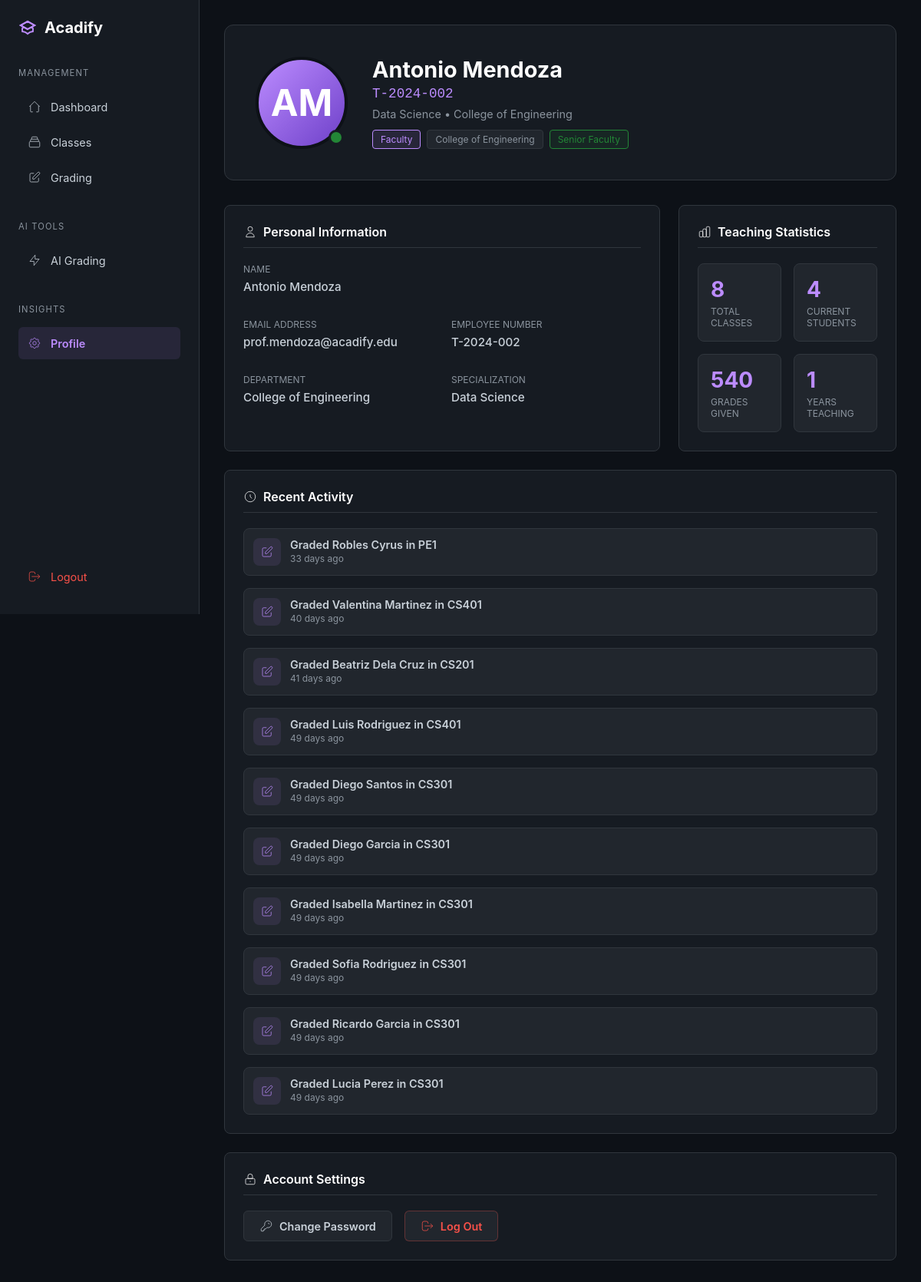
/teacher/profile (signed in), run on the app's committed database.
### models.py (models this page shows, shortened)
class Teacher(db.Model):
    __tablename__ = 'teacher'
    id = db.Column(db.Integer, primary_key=True)
    user_id = db.Column(db.Integer, db.ForeignKey('user.id'), nullable=False, unique=True)
    employee_number = db.Column(db.String(50), unique=True, nullable=False, index=True)
    first_name = db.Column(db.String(100), nullable=False)
    last_name = db.Column(db.String(100), nullable=False)
    department = db.Column(db.String(100), nullable=False)
    specialization = db.Column(db.String(200), nullable=True)
    created_at = db.Column(db.DateTime, default=datetime.utcnow)
    classes = db.relationship('Class', backref='teacher', lazy='dynamic')
    def get_full_name(self):
        return f"{self.first_name} {self.last_name}"

class User(UserMixin, db.Model):
    __tablename__ = 'user'
    id = db.Column(db.Integer, primary_key=True)
    email = db.Column(db.String(120), unique=True, nullable=False, index=True)
    password = db.Column(db.String(255), nullable=False)
    role = db.Column(db.String(20), nullable=False)  # 'admin', 'teacher', 'student'
    created_at = db.Column(db.DateTime, default=datetime.utcnow)
    student_profile = db.relationship('Student', backref='user', uselist=False, cascade='all, delete-orphan')
    teacher_profile = db.relationship('Teacher', backref='user', uselist=False, cascade='all, delete-orphan')

### blueprints/teacher/routes.py (the view)
@teacher_bp.route('/profile')
@teacher_required
def profile():
    teacher = current_user.teacher_profile
    total_classes = Class.query.filter_by(teacher_id=teacher.id).count()
    current_students = db.session.query(func.count(func.distinct(Enrollment.student_id)))\
        .join(Class).filter(
            Class.teacher_id == teacher.id,
            Class.school_year == Config.get_current_school_year(),
            Class.semester == Config.get_current_semester(),
            Enrollment.status == 'enrolled'
        ).scalar() or 0
    total_grades_given = Grade.query.join(Test).join(Class).filter(
        Class.teacher_id == teacher.id,
        Grade.final_grade.isnot(None)
    ).count()
    years_teaching = max(1, (datetime.utcnow() - teacher.created_at).days // 365) if teacher.created_at else 1
    recent_grades = Grade.query.join(Test).join(Class).filter(
        Class.teacher_id == teacher.id,
        Grade.graded_at.isnot(None)
    ).order_by(Grade.graded_at.desc()).limit(10).all()
    recent_activities = []
    for grade in recent_grades:
        time_diff = datetime.utcnow() - grade.graded_at
        if time_diff < timedelta(minutes=60):
            time_ago = f"{time_diff.seconds // 60} minutes ago"
        elif time_diff < timedelta(hours=24):
            time_ago = f"{time_diff.seconds // 3600} hours ago"
        else:
            time_ago = f"{time_diff.days} days ago"
        recent_activities.append({
            'description': f"Graded {grade.student.get_full_name()} in {grade.test.class_.effective_subject_code}",
            'time_ago': time_ago
        })
    if not recent_activities:
        recent_activities = [
            {'description': 'No recent grading activity', 'time_ago': 'Start grading to see activity here'}
        ]
    stats = {
        'total_classes': total_classes,
        'current_students': current_students,
        'total_grades_given': total_grades_given,
        'years_teaching': years_teaching
    }
    return render_template(
        'teacher/profile.html',
        teacher=teacher,
        stats=stats,
        recent_activities=recent_activities
    )

### app.py (called while the page is built)
def create_app(config_name='development'):
    app = Flask(__name__)
    app.config.from_object(config[config_name])
    db.init_app(app)
    migrate.init_app(app, db)
    login_manager.init_app(app)
    bcrypt.init_app(app)
    login_manager.login_view = 'auth.login'  # Redirect to login page if not authenticated
    login_manager.login_message = 'Please log in to access this page.'
    login_manager.login_message_category = 'info'
    @login_manager.user_loader
    def load_user(user_id):
        from models import User
        return User.query.get(int(user_id))
    register_blueprints(app)
    register_error_handlers(app)
    with app.app_context():
        import models
    return app

### blueprints/teacher/routes.py (called while the page is built)
def teacher_required(f):
    from functools import wraps
    @wraps(f)
    @login_required
    def decorated_function(*args, **kwargs):
        if current_user.role != 'teacher':
            flash('Access denied. Teachers only.', 'danger')
            return redirect(url_for('index'))
        return f(*args, **kwargs)
    return decorated_function

### config.py (called while the page is built)
    @staticmethod
    def _auto_calculate_school_year():
        from datetime import datetime
        now = datetime.now()
        year = now.year
        month = now.month
        if month >= 8:  # August onwards = new school year
            return f"{year}-{year + 1}"
        else:  # January to July = previous school year
            return f"{year - 1}-{year}"

    @staticmethod
    def _auto_calculate_semester():
        from datetime import datetime
        month = datetime.now().month
        if 8 <= month <= 12:
            return "1st Semester"
        elif 1 <= month <= 5:
            return "2nd Semester"
        else:  # June-July
            return "Summer"

    @staticmethod
    def get_current_school_year():
        try:
            from models import SystemSettings
            db_value = SystemSettings.get_setting('current_school_year')
            if db_value:
                return db_value
        except:
            pass
        return Config._auto_calculate_school_year()

    @staticmethod
    def get_current_semester():
        try:
            from models import SystemSettings
            db_value = SystemSettings.get_setting('current_semester')
            if db_value:
                return db_value
        except:
            pass
        return Config._auto_calculate_semester()

### models.py (called while the page is built)
    def get_full_name(self):
        return f"{self.first_name} {self.last_name}"

### templates/teacher/profile.html (shortened to what this page needs)
<!DOCTYPE html>
<html lang="en">
<head>
    <link rel="stylesheet" href="{{ url_for('static', filename='responsive.css') }}">
</head>
<body>
    <nav class="sidebar">
        <div class="logo">
            <svg viewBox="0 0 24 24"><path stroke-width="2" d="M12 14l9-5-9-5-9 5 9 5z"/><path stroke-width="2" d="M12 14l9-5-9-5-9 5 9 5zm0 0l6.16-3.422a12.083 12.083 0 01.665 6.479A11.952 11.952 0 0012 20.055a11.952 11.952 0 00-6.824-2.998 12.078 12.078 0 01.665-6.479L12 14z"/></svg>
            <span>Acadify</span>
        </div>
        <div class="nav-group">
            <span class="nav-label">Management</span>
            <a href="{{ url_for('teacher.dashboard') }}" class="nav-item">
                <svg class="icon" viewBox="0 0 24 24"><path d="M3 12l2-2m0 0l7-7 7 7M5 10v10a1 1 0 001 1h3m10-11l2 2m-2-2v10a1 1 0 01-1 1h-3"/></svg>
                <span>Dashboard</span>
            </a>
            <a href="{{ url_for('teacher.classes') }}" class="nav-item">
                <svg class="icon" viewBox="0 0 24 24"><path d="M19 11H5m14 0a2 2 0 012 2v6a2 2 0 01-2 2H5a2 2 0 01-2-2v-6a2 2 0 012-2m14 0V9a2 2 0 00-2-2M5 11V9a2 2 0 012-2m0 0V5a2 2 0 012-2h6a2 2 0 012 2v2M7 7h10"/></svg>
                <span>Classes</span>
            </a>
            <a href="{{ url_for('teacher.grading') }}" class="nav-item">
                <svg class="icon" viewBox="0 0 24 24"><path d="M11 5H6a2 2 0 00-2 2v11a2 2 0 002 2h11a2 2 0 002-2v-5m-1.414-9.414a2 2 0 112.828 2.828L11.828 15H9v-2.828l8.586-8.586z"/></svg>
                <span>Grading</span>
            </a>
        </div>
        <div class="nav-group">
            <span class="nav-label">AI Tools</span>
            <a href="{{ url_for('ocr.ai_grading') }}" class="nav-item">
                <svg class="icon" viewBox="0 0 24 24"><path d="M13 10V3L4 14h7v7l9-11h-7z"/></svg>
                <span>AI Grading</span>
            </a>
        </div>
        <div class="nav-group">
            <span class="nav-label">Insights</span>
            <a href="{{ url_for('teacher.profile') }}" class="nav-item active">
                <span>Profile</span>
            </a>
        </div>
        <a href="{{ url_for('auth.logout') }}" class="nav-item logout">
            <svg class="icon" viewBox="0 0 24 24"><path d="M17 16l4-4m0 0l-4-4m4 4H7m6 4v1a3 3 0 01-3 3H6a3 3 0 01-3-3V7a3 3 0 013-3h4a3 3 0 013 3v1"/></svg>
            <span>Logout</span>
        </a>
    </nav>
    <main class="main-content">
        <section class="profile-header">
            <div class="avatar-container">
                <div class="avatar">{{ teacher.first_name[0] }}{{ teacher.last_name[0] }}</div>
                <div class="status-dot"></div>
            </div>
            <div class="profile-info">
                <h1>{{ teacher.get_full_name() }}</h1>
                <span class="employee-id">{{ teacher.employee_number }}</span>
                <p style="color: var(--text-dim); font-size: 0.9rem;">
                    {{ teacher.specialization if teacher.specialization else 'Faculty Member' }} • {{ teacher.department }}
                </p>
                <div class="profile-tags">
                    <span class="tag faculty">Faculty</span>
                    <span class="tag">{{ teacher.department }}</span>
                    {% if stats.total_classes >= 5 %}
                    <span class="tag" style="background: rgba(35,134,54,0.1); border-color: var(--success-green); color: var(--success-green);">Senior Faculty</span>
                    {% endif %}
                </div>
            </div>
        </section>
        <div class="profile-grid">
            <div class="card">
                <h2 class="card-title">
                    <svg class="icon" viewBox="0 0 24 24"><path d="M16 7a4 4 0 11-8 0 4 4 0 018 0zM12 14a7 7 0 00-7 7h14a7 7 0 00-7-7z"/></svg>
                    Personal Information
                </h2>
                <div class="info-group">
                    <div class="field" style="grid-column: span 2;">
                        <label>Name</label>
                        <p>{{ teacher.first_name }} {{ teacher.last_name }}</p>
                    </div>
                    <div class="field">
                        <label>Email Address</label>
                        <p>{{ current_user.email }}</p>
                    </div>
                    <div class="field">
                        <label>Employee Number</label>
                        <p>{{ teacher.employee_number }}</p>
                    </div>
                    <div class="field">
                        <label>Department</label>
                        <p>{{ teacher.department }}</p>
                    </div>
                    <div class="field">
                        <label>Specialization</label>
                        <p>{{ teacher.specialization if teacher.specialization else 'Not specified' }}</p>
                    </div>
                </div>
            </div>
            <div class="card">
                <h2 class="card-title">
                    <svg class="icon" viewBox="0 0 24 24"><path d="M9 19v-6a2 2 0 00-2-2H5a2 2 0 00-2 2v6a2 2 0 002 2h2a2 2 0 002-2zm0 0V9a2 2 0 012-2h2a2 2 0 012 2v10m-6 0a2 2 0 002 2h2a2 2 0 002-2m0 0V5a2 2 0 012-2h2a2 2 0 012 2v14a2 2 0 01-2 2h-2a2 2 0 01-2-2z"/></svg>
                    Teaching Statistics
                </h2>
                <div class="stats-mini-grid">
                    <div class="stat-mini">
                        <div class="stat-mini-value">{{ stats.total_classes }}</div>
                        <div class="stat-mini-label">Total Classes</div>
                    </div>
                    <div class="stat-mini">
                        <div class="stat-mini-value">{{ stats.current_students }}</div>
                        <div class="stat-mini-label">Current Students</div>
                    </div>
                    <div class="stat-mini">
                        <div class="stat-mini-value">{{ stats.total_grades_given }}</div>
                        <div class="stat-mini-label">Grades Given</div>
                    </div>
                    <div class="stat-mini">
                        <div class="stat-mini-value">{{ stats.years_teaching }}</div>
                        <div class="stat-mini-label">Years Teaching</div>
                    </div>
                </div>
            </div>
            <div class="card" style="grid-column: span 2;">
                <h2 class="card-title">
                    <svg class="icon" viewBox="0 0 24 24"><path d="M12 8v4l3 3m6-3a9 9 0 11-18 0 9 9 0 0118 0z"/></svg>
                    Recent Activity
                </h2>
                <div class="activity-list">
                    {% for activity in recent_activities %}
                    <div class="activity-item">
                        <div class="activity-icon">
                            <svg class="icon" viewBox="0 0 24 24"><path d="M11 5H6a2 2 0 00-2 2v11a2 2 0 002 2h11a2 2 0 002-2v-5m-1.414-9.414a2 2 0 112.828 2.828L11.828 15H9v-2.828l8.586-8.586z"/></svg>
                        </div>
                        <div class="activity-content">
                            <div class="activity-title">{{ activity.description }}</div>
                            <div class="activity-time">{{ activity.time_ago }}</div>
                        </div>
                    </div>
                    {% endfor %}
                </div>
            </div>
            <div class="card" style="grid-column: span 2;">
                <h2 class="card-title">
                    <svg class="icon" viewBox="0 0 24 24"><path d="M12 15v2m-6 4h12a2 2 0 002-2v-6a2 2 0 00-2-2H6a2 2 0 00-2 2v6a2 2 0 002 2zm10-10V7a4 4 0 00-8 0v4h8z"/></svg>
                    Account Settings
                </h2>
                <div style="display: flex; gap: 1rem; flex-wrap: wrap;">
                    <button class="btn" onclick="openChangePasswordModal()">
                        <svg class="icon" viewBox="0 0 24 24"><path d="M15 7a2 2 0 012 2m4 0a6 6 0 01-7.743 5.743L11 17H9v2H7v2H4a1 1 0 01-1-1v-2.586a1 1 0 01.293-.707l5.964-5.964A6 6 0 1121 9z"/></svg>
                        Change Password
                    </button>
                    <a href="{{ url_for('auth.logout') }}" class="btn btn-danger">
                        <svg class="icon" viewBox="0 0 24 24"><path d="M17 16l4-4m0 0l-4-4m4 4H7m6 4v1a3 3 0 01-3 3H6a3 3 0 01-3-3V7a3 3 0 013-3h4a3 3 0 013 3v1"/></svg>
                        Log Out
                    </a>
                </div>
            </div>
        </div>
    </main>
</body>
</html>

### static/responsive.css (style rules this page uses)
:root { --sidebar-width: 260px; --sidebar-collapsed: 72px; --transition-speed: 0.25s; }

### data on the page
Teacher: first_name "A", last_name "M", get_full_name "Antonio Mendoza", employee_number "T-2024-002", specialization "Data Science", department "College of Engineering", first_name "Antonio", last_name "Mendoza"
User: email "prof.mendoza@acadify.edu"

### other printed values
{{ stats.total_classes }} "8"
{{ stats.current_students }} "4"
{{ stats.total_grades_given }} "540"
{{ stats.years_teaching }} "1"
{{ activity.description }} "Graded Robles Cyrus in PE1" "Graded Valentina Martinez in CS401" "Graded Beatriz Dela Cruz in CS201" "Graded Luis Rodriguez in CS401" "Graded Diego Santos in CS301" "Graded Diego Garcia in CS301" "Graded Isabella Martinez in CS301" "Graded Sofia Rodriguez in CS301" "Graded Ricardo Garcia in CS301" "Graded Lucia Perez in CS301"
{{ activity.time_ago }} "33 days ago" "40 days ago" "41 days ago" "49 days ago" "49 days ago" "49 days ago" "49 days ago" "49 days ago" "49 days ago" "49 days ago"
